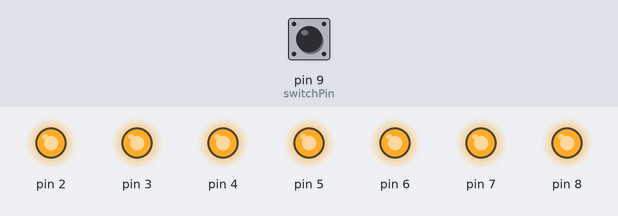
Recording of a sketch running on a simulated Arduino Uno, built with avr-gcc and run on an emulated ATmega328P. On the bench: output pins drawn as LEDs (lit = HIGH). The inputs (shaded band) are chosen by the test bench; at power-on: pin 9 (switchPin) HIGH.

Above: at 1.2 s.
1.3 s: pin 9 (switchPin) pulled LOW for 0.3 s
At 2.3 s:
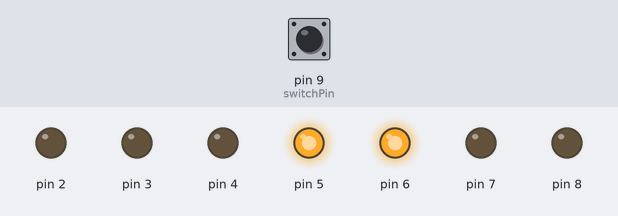
At 3.3 s:
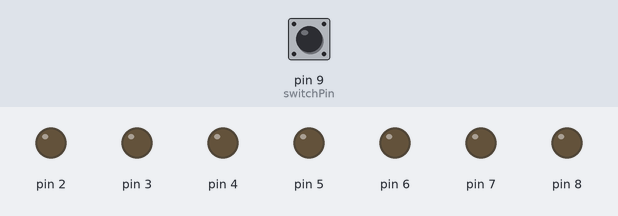
10.6 s: pin 9 (switchPin) pulled LOW for 3.2 s
At 22.7 s:
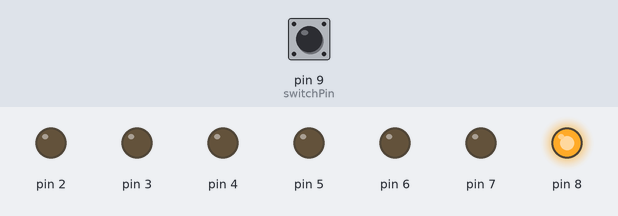
Timing chart, 0 to 25.0 s (numbered marks = the images above; inputs shaded):
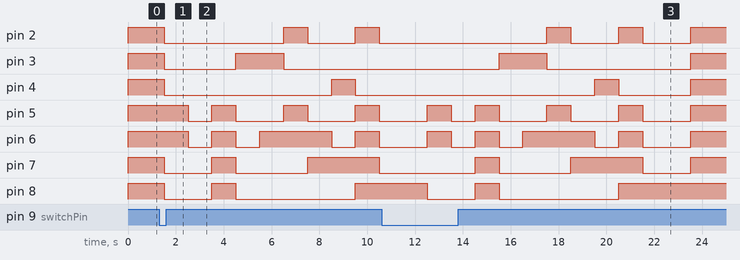

Measured:
- after the input at 1.3 s, pin 2: goes LOW 5.0 s, HIGH 1.0 s, LOW 2.0 s, HIGH 1.0 s, then LOW, starting after 0.21 s; pin 3: HIGH → LOW after 0.21 s, → HIGH 3.0 s later, → LOW 2.0 s later
- after the input at 10.6 s, pin 3: LOW → HIGH after 4.9 s instead of 1.9 s; pin 4: LOW → HIGH after 8.9 s instead of 1.9 s; pin 8: HIGH → LOW after 1.9 s, → HIGH 2.0 s later, → LOW 1.0 s later, → HIGH 5.0 s later

The sketch:

_7segment_pushbutton.ino
```cpp
const int switchPin = 9;

int ledPin = (2,3,4,5,6,7,8);

// the debounce time; increase if the output flick
boolean lastButton = LOW;
boolean currentButton = LOW;
boolean ledOn = false;

void setup() { pinMode(switchPin, INPUT); pinMode(2, OUTPUT);
pinMode(3, OUTPUT);
pinMode(4, OUTPUT);
pinMode(5, OUTPUT);
pinMode(6, OUTPUT);
pinMode(7, OUTPUT);
pinMode(8, OUTPUT);

}boolean debounce(boolean last)

{
boolean current = digitalRead(switchPin);
if (last != current)
{
delay(5);
current = digitalRead(switchPin);
}
return current;
}

void loop() { currentButton = debounce(lastButton);
if (lastButton == LOW && currentButton == HIGH)
{
ledOn = !ledOn;
}
lastButton = currentButton;
digitalWrite(ledPin, ledOn); if(currentButton == HIGH){ // write 'show nothing'
digitalWrite(2, 1);
digitalWrite(3, 1);
digitalWrite(4, 1);
digitalWrite(5, 1);
digitalWrite(6, 1);
digitalWrite(7, 1);
digitalWrite(8, 1);
delay(250); } else if(currentButton == LOW) { // write '9'
digitalWrite(2, 0);
digitalWrite(3, 0);
digitalWrite(4, 0);
digitalWrite(5, 1);
digitalWrite(6, 1);
digitalWrite(7, 0);
digitalWrite(8, 0);
delay(1000);
// write '8'
digitalWrite(2, 0);
digitalWrite(3, 0);
digitalWrite(4, 0);
digitalWrite(5, 0);
digitalWrite(6, 0);
digitalWrite(7, 0);
digitalWrite(8, 0);
delay(1000);
// write '7'
digitalWrite(2, 0);
digitalWrite(3, 0);
digitalWrite(4, 0);
digitalWrite(5, 1);
digitalWrite(6, 1);
digitalWrite(7, 1);
digitalWrite(8, 1);
delay(1000);
// write '6'
digitalWrite(2, 0);
digitalWrite(3, 1);
digitalWrite(4, 0);
digitalWrite(5, 0);
digitalWrite(6, 0);
digitalWrite(7, 0);
digitalWrite(8, 0);
delay(1000);
// write '5'
digitalWrite(2, 0);
digitalWrite(3, 1);
digitalWrite(4, 0);
digitalWrite(5, 0);
digitalWrite(6, 1);
digitalWrite(7, 0);
digitalWrite(8, 0);
delay(1000);
// write '4'
digitalWrite(2, 1);
digitalWrite(3, 0);
digitalWrite(4, 0);
digitalWrite(5, 1);
digitalWrite(6, 1);
digitalWrite(7, 0);
digitalWrite(8, 0);
delay(1000);
// write '3'
digitalWrite(2, 0);
digitalWrite(3, 0);
digitalWrite(4, 0);
digitalWrite(5, 0);
digitalWrite(6, 1);
digitalWrite(7, 1);
digitalWrite(8, 0);
delay(1000);
// write '2'
digitalWrite(2, 0);
digitalWrite(3, 0);
digitalWrite(4, 1);
digitalWrite(5, 0);
digitalWrite(6, 0);
digitalWrite(7, 1);
digitalWrite(8, 0);
delay(1000);
// write '1'
digitalWrite(2, 1);
digitalWrite(3, 0);
digitalWrite(4, 0);
digitalWrite(5, 1);
digitalWrite(6, 1);
digitalWrite(7, 1);
digitalWrite(8, 1);
delay(1000);
// write '0'
digitalWrite(2, 0);
digitalWrite(3, 0);
digitalWrite(4, 0);
digitalWrite(5, 0);
digitalWrite(6, 0);
digitalWrite(7, 0);
digitalWrite(8, 1);
delay(2000);

}
}
```
